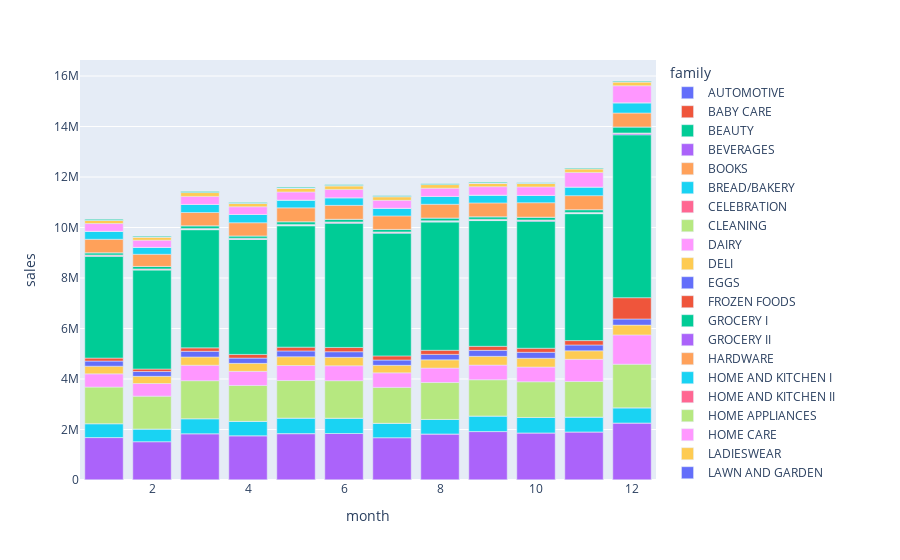

Notebook code cell kept with this figure:
### Code cell
px.bar(x='month', y='sales', data_frame=df_train_stores_2013_grouped, color='family')

### Figure 1 — Plotly figure (JSON) as saved in the notebook; plotly's stock layout.template omitted (floating-point values rounded to 4 significant figures)
{"data": [{"alignmentgroup": "True", "hovertemplate": "family=AUTOMOTIVE<br>month=%{x}<br>sales=%{y}<extra></extra>", "legendgroup": "AUTOMOTIVE", "marker": {"color": "#636efa", "pattern": {"shape": ""}}, "name": "AUTOMOTIVE", "offsetgroup": "AUTOMOTIVE", "orientation": "v", "showlegend": true, "textposition": "auto", "type": "bar", "x": [1, 2, 3, 4, 5, 6, 7, 8, 9, 10, 11, 12], "xaxis": "x", "y": [6557, 7220, 7635, 7485, 9034, 8311, 8508, 8164, 7029, 6803, 7166, 8411], "yaxis": "y"}, {"alignmentgroup": "True", "hovertemplate": "family=BABY CARE<br>month=%{x}<br>sales=%{y}<extra></extra>", "legendgroup": "BABY CARE", "marker": {"color": "#EF553B", "pattern": {"shape": ""}}, "name": "BABY CARE", "offsetgroup": "BABY CARE", "orientation": "v", "showlegend": true, "textposition": "auto", "type": "bar", "x": [1, 2, 3, 4, 5, 6, 7, 8, 9, 10, 11, 12], "xaxis": "x", "y": [0, 0, 0, 0, 0, 0, 0, 0, 0, 0, 0, 0], "yaxis": "y"}, {"alignmentgroup": "True", "hovertemplate": "family=BEAUTY<br>month=%{x}<br>sales=%{y}<extra></extra>", "legendgroup": "BEAUTY", "marker": {"color": "#00cc96", "pattern": {"shape": ""}}, "name": "BEAUTY", "offsetgroup": "BEAUTY", "orientation": "v", "showlegend": true, "textposition": "auto", "type": "bar", "x": [1, 2, 3, 4, 5, 6, 7, 8, 9, 10, 11, 12], "xaxis": "x", "y": [4019, 3747, 3901, 3670, 3716, 3842, 4780, 4720, 3607, 3753, 3446, 4171], "yaxis": "y"}, {"alignmentgroup": "True", "hovertemplate": "family=BEVERAGES<br>month=%{x}<br>sales=%{y}<extra></extra>", "legendgroup": "BEVERAGES", "marker": {"color": "#ab63fa", "pattern": {"shape": ""}}, "name": "BEVERAGES", "offsetgroup": "BEVERAGES", "orientation": "v", "showlegend": true, "textposition": "auto", "type": "bar", "x": [1, 2, 3, 4, 5, 6, 7, 8, 9, 10, 11, 12], "xaxis": "x", "y": [1670653, 1508254, 1822220, 1743121, 1824123, 1829106, 1664465, 1810927, 1908153, 1855355, 1895439, 2246064], "yaxis": "y"}, {"alignmentgroup": "True", "hovertemplate": "family=BOOKS<br>month=%{x}<br>sales=%{y}<extra></extra>", "legendgroup": "BOOKS", "marker": {"color": "#FFA15A", "pattern": {"shape": ""}}, "name": "BOOKS", "offsetgroup": "BOOKS", "orientation": "v", "showlegend": true, "textposition": "auto", "type": "bar", "x": [1, 2, 3, 4, 5, 6, 7, 8, 9, 10, 11, 12], "xaxis": "x", "y": [0, 0, 0, 0, 0, 0, 0, 0, 0, 0, 0, 0], "yaxis": "y"}, {"alignmentgroup": "True", "hovertemplate": "family=BREAD/BAKERY<br>month=%{x}<br>sales=%{y}<extra></extra>", "legendgroup": "BREAD/BAKERY", "marker": {"color": "#19d3f3", "pattern": {"shape": ""}}, "name": "BREAD/BAKERY", "offsetgroup": "BREAD/BAKERY", "orientation": "v", "showlegend": true, "textposition": "auto", "type": "bar", "x": [1, 2, 3, 4, 5, 6, 7, 8, 9, 10, 11, 12], "xaxis": "x", "y": [549800.0, 499800.0, 594000.0, 568600.0, 616000.0, 607800.0, 568500.0, 574400.0, 615400.0, 610600.0, 585900.0, 601300.0], "yaxis": "y"}, {"alignmentgroup": "True", "hovertemplate": "family=CELEBRATION<br>month=%{x}<br>sales=%{y}<extra></extra>", "legendgroup": "CELEBRATION", "marker": {"color": "#FF6692", "pattern": {"shape": ""}}, "name": "CELEBRATION", "offsetgroup": "CELEBRATION", "orientation": "v", "showlegend": true, "textposition": "auto", "type": "bar", "x": [1, 2, 3, 4, 5, 6, 7, 8, 9, 10, 11, 12], "xaxis": "x", "y": [0, 0, 0, 0, 0, 0, 0, 0, 0, 0, 0, 0], "yaxis": "y"}, {"alignmentgroup": "True", "hovertemplate": "family=CLEANING<br>month=%{x}<br>sales=%{y}<extra></extra>", "legendgroup": "CLEANING", "marker": {"color": "#B6E880", "pattern": {"shape": ""}}, "name": "CLEANING", "offsetgroup": "CLEANING", "orientation": "v", "showlegend": true, "textposition": "auto", "type": "bar", "x": [1, 2, 3, 4, 5, 6, 7, 8, 9, 10, 11, 12], "xaxis": "x", "y": [1448851, 1302978, 1505390, 1421226, 1486295, 1483938, 1420483, 1462219, 1435825, 1414118, 1408284, 1724908], "yaxis": "y"}, {"alignmentgroup": "True", "hovertemplate": "family=DAIRY<br>month=%{x}<br>sales=%{y}<extra></extra>", "legendgroup": "DAIRY", "marker": {"color": "#FF97FF", "pattern": {"shape": ""}}, "name": "DAIRY", "offsetgroup": "DAIRY", "orientation": "v", "showlegend": true, "textposition": "auto", "type": "bar", "x": [1, 2, 3, 4, 5, 6, 7, 8, 9, 10, 11, 12], "xaxis": "x", "y": [523737, 499873, 612508, 559590, 595657, 590898, 576927, 572921, 580773, 584096, 880313, 1161600], "yaxis": "y"}, {"alignmentgroup": "True", "hovertemplate": "family=DELI<br>month=%{x}<br>sales=%{y}<extra></extra>", "legendgroup": "DELI", "marker": {"color": "#FECB52", "pattern": {"shape": ""}}, "name": "DELI", "offsetgroup": "DELI", "orientation": "v", "showlegend": true, "textposition": "auto", "type": "bar", "x": [1, 2, 3, 4, 5, 6, 7, 8, 9, 10, 11, 12], "xaxis": "x", "y": [304200.0, 283800.0, 327300.0, 316200.0, 347300.0, 335900.0, 298600.0, 325400.0, 347100.0, 346300.0, 337000.0, 388400.0], "yaxis": "y"}, {"alignmentgroup": "True", "hovertemplate": "family=EGGS<br>month=%{x}<br>sales=%{y}<extra></extra>", "legendgroup": "EGGS", "marker": {"color": "#636efa", "pattern": {"shape": ""}}, "name": "EGGS", "offsetgroup": "EGGS", "orientation": "v", "showlegend": true, "textposition": "auto", "type": "bar", "x": [1, 2, 3, 4, 5, 6, 7, 8, 9, 10, 11, 12], "xaxis": "x", "y": [203442, 190424, 225027, 208200, 229575, 220594, 209272, 216552, 236446, 236916, 230636, 241805], "yaxis": "y"}, {"alignmentgroup": "True", "hovertemplate": "family=FROZEN FOODS<br>month=%{x}<br>sales=%{y}<extra></extra>", "legendgroup": "FROZEN FOODS", "marker": {"color": "#EF553B", "pattern": {"shape": ""}}, "name": "FROZEN FOODS", "offsetgroup": "FROZEN FOODS", "orientation": "v", "showlegend": true, "textposition": "auto", "type": "bar", "x": [1, 2, 3, 4, 5, 6, 7, 8, 9, 10, 11, 12], "xaxis": "x", "y": [118100.0, 98710.0, 135600.0, 145700.0, 150800.0, 170300.0, 163800.0, 163100.0, 161100.0, 161400.0, 173500.0, 844200.0], "yaxis": "y"}, {"alignmentgroup": "True", "hovertemplate": "family=GROCERY I<br>month=%{x}<br>sales=%{y}<extra></extra>", "legendgroup": "GROCERY I", "marker": {"color": "#00cc96", "pattern": {"shape": ""}}, "name": "GROCERY I", "offsetgroup": "GROCERY I", "orientation": "v", "showlegend": true, "textposition": "auto", "type": "bar", "x": [1, 2, 3, 4, 5, 6, 7, 8, 9, 10, 11, 12], "xaxis": "x", "y": [4032240, 3919400, 4679847, 4554014, 4806099, 4919672, 4861947, 5077610, 4979594, 5030378, 5027322, 6451806], "yaxis": "y"}, {"alignmentgroup": "True", "hovertemplate": "family=GROCERY II<br>month=%{x}<br>sales=%{y}<extra></extra>", "legendgroup": "GROCERY II", "marker": {"color": "#ab63fa", "pattern": {"shape": ""}}, "name": "GROCERY II", "offsetgroup": "GROCERY II", "orientation": "v", "showlegend": true, "textposition": "auto", "type": "bar", "x": [1, 2, 3, 4, 5, 6, 7, 8, 9, 10, 11, 12], "xaxis": "x", "y": [27039, 25304, 29500, 29395, 32690, 30786, 30109, 31022, 30629, 30423, 30297, 49683], "yaxis": "y"}, {"alignmentgroup": "True", "hovertemplate": "family=HARDWARE<br>month=%{x}<br>sales=%{y}<extra></extra>", "legendgroup": "HARDWARE", "marker": {"color": "#FFA15A", "pattern": {"shape": ""}}, "name": "HARDWARE", "offsetgroup": "HARDWARE", "orientation": "v", "showlegend": true, "textposition": "auto", "type": "bar", "x": [1, 2, 3, 4, 5, 6, 7, 8, 9, 10, 11, 12], "xaxis": "x", "y": [1612, 1414, 1582, 1423, 1431, 1339, 1164, 1554, 1565, 1424, 1501, 1525], "yaxis": "y"}, {"alignmentgroup": "True", "hovertemplate": "family=HOME AND KITCHEN I<br>month=%{x}<br>sales=%{y}<extra></extra>", "legendgroup": "HOME AND KITCHEN I", "marker": {"color": "#19d3f3", "pattern": {"shape": ""}}, "name": "HOME AND KITCHEN I", "offsetgroup": "HOME AND KITCHEN I", "orientation": "v", "showlegend": true, "textposition": "auto", "type": "bar", "x": [1, 2, 3, 4, 5, 6, 7, 8, 9, 10, 11, 12], "xaxis": "x", "y": [0, 0, 0, 0, 0, 0, 0, 0, 0, 0, 0, 0], "yaxis": "y"}, {"alignmentgroup": "True", "hovertemplate": "family=HOME AND KITCHEN II<br>month=%{x}<br>sales=%{y}<extra></extra>", "legendgroup": "HOME AND KITCHEN II", "marker": {"color": "#FF6692", "pattern": {"shape": ""}}, "name": "HOME AND KITCHEN II", "offsetgroup": "HOME AND KITCHEN II", "orientation": "v", "showlegend": true, "textposition": "auto", "type": "bar", "x": [1, 2, 3, 4, 5, 6, 7, 8, 9, 10, 11, 12], "xaxis": "x", "y": [0, 0, 0, 0, 0, 0, 0, 0, 0, 0, 0, 0], "yaxis": "y"}, {"alignmentgroup": "True", "hovertemplate": "family=HOME APPLIANCES<br>month=%{x}<br>sales=%{y}<extra></extra>", "legendgroup": "HOME APPLIANCES", "marker": {"color": "#B6E880", "pattern": {"shape": ""}}, "name": "HOME APPLIANCES", "offsetgroup": "HOME APPLIANCES", "orientation": "v", "showlegend": true, "textposition": "auto", "type": "bar", "x": [1, 2, 3, 4, 5, 6, 7, 8, 9, 10, 11, 12], "xaxis": "x", "y": [210, 119, 1137, 1067, 1046, 999, 846, 880, 909, 792, 880, 892], "yaxis": "y"}, {"alignmentgroup": "True", "hovertemplate": "family=HOME CARE<br>month=%{x}<br>sales=%{y}<extra></extra>", "legendgroup": "HOME CARE", "marker": {"color": "#FF97FF", "pattern": {"shape": ""}}, "name": "HOME CARE", "offsetgroup": "HOME CARE", "orientation": "v", "showlegend": true, "textposition": "auto", "type": "bar", "x": [1, 2, 3, 4, 5, 6, 7, 8, 9, 10, 11, 12], "xaxis": "x", "y": [0, 0, 0, 0, 0, 0, 0, 0, 0, 0, 0, 0], "yaxis": "y"}, {"alignmentgroup": "True", "hovertemplate": "family=LADIESWEAR<br>month=%{x}<br>sales=%{y}<extra></extra>", "legendgroup": "LADIESWEAR", "marker": {"color": "#FECB52", "pattern": {"shape": ""}}, "name": "LADIESWEAR", "offsetgroup": "LADIESWEAR", "orientation": "v", "showlegend": true, "textposition": "auto", "type": "bar", "x": [1, 2, 3, 4, 5, 6, 7, 8, 9, 10, 11, 12], "xaxis": "x", "y": [0, 0, 0, 0, 0, 0, 0, 0, 0, 0, 0, 0], "yaxis": "y"}, {"alignmentgroup": "True", "hovertemplate": "family=LAWN AND GARDEN<br>month=%{x}<br>sales=%{y}<extra></extra>", "legendgroup": "LAWN AND GARDEN", "marker": {"color": "#636efa", "pattern": {"shape": ""}}, "name": "LAWN AND GARDEN", "offsetgroup": "LAWN AND GARDEN", "orientation": "v", "showlegend": true, "textposition": "auto", "type": "bar", "x": [1, 2, 3, 4, 5, 6, 7, 8, 9, 10, 11, 12], "xaxis": "x", "y": [3808, 3625, 4413, 4029, 4514, 4533, 3980, 4264, 4310, 4406, 4192, 5097], "yaxis": "y"}, {"alignmentgroup": "True", "hovertemplate": "family=LINGERIE<br>month=%{x}<br>sales=%{y}<extra></extra>", "legendgroup": "LINGERIE", "marker": {"color": "#EF553B", "pattern": {"shape": ""}}, "name": "LINGERIE", "offsetgroup": "LINGERIE", "orientation": "v", "showlegend": true, "textposition": "auto", "type": "bar", "x": [1, 2, 3, 4, 5, 6, 7, 8, 9, 10, 11, 12], "xaxis": "x", "y": [18266, 15453, 13302, 12736, 13833, 12484, 12477, 13676, 13137, 12254, 11567, 15449], "yaxis": "y"}, {"alignmentgroup": "True", "hovertemplate": "family=LIQUOR,WINE,BEER<br>month=%{x}<br>sales=%{y}<extra></extra>", "legendgroup": "LIQUOR,WINE,BEER", "marker": {"color": "#00cc96", "pattern": {"shape": ""}}, "name": "LIQUOR,WINE,BEER", "offsetgroup": "LIQUOR,WINE,BEER", "orientation": "v", "showlegend": true, "textposition": "auto", "type": "bar", "x": [1, 2, 3, 4, 5, 6, 7, 8, 9, 10, 11, 12], "xaxis": "x", "y": [88568, 99682, 106233, 92334, 108818, 106692, 98754, 110217, 100412, 111366, 111098, 239186], "yaxis": "y"}, {"alignmentgroup": "True", "hovertemplate": "family=MAGAZINES<br>month=%{x}<br>sales=%{y}<extra></extra>", "legendgroup": "MAGAZINES", "marker": {"color": "#ab63fa", "pattern": {"shape": ""}}, "name": "MAGAZINES", "offsetgroup": "MAGAZINES", "orientation": "v", "showlegend": true, "textposition": "auto", "type": "bar", "x": [1, 2, 3, 4, 5, 6, 7, 8, 9, 10, 11, 12], "xaxis": "x", "y": [0, 0, 0, 0, 0, 0, 0, 0, 0, 0, 0, 0], "yaxis": "y"}, {"alignmentgroup": "True", "hovertemplate": "family=MEATS<br>month=%{x}<br>sales=%{y}<extra></extra>", "legendgroup": "MEATS", "marker": {"color": "#FFA15A", "pattern": {"shape": ""}}, "name": "MEATS", "offsetgroup": "MEATS", "orientation": "v", "showlegend": true, "textposition": "auto", "type": "bar", "x": [1, 2, 3, 4, 5, 6, 7, 8, 9, 10, 11, 12], "xaxis": "x", "y": [533200.0, 480400.0, 525500.0, 521200.0, 547500.0, 549800.0, 536100.0, 543100.0, 548600.0, 572500.0, 554300.0, 550700.0], "yaxis": "y"}, {"alignmentgroup": "True", "hovertemplate": "family=PERSONAL CARE<br>month=%{x}<br>sales=%{y}<extra></extra>", "legendgroup": "PERSONAL CARE", "marker": {"color": "#19d3f3", "pattern": {"shape": ""}}, "name": "PERSONAL CARE", "offsetgroup": "PERSONAL CARE", "orientation": "v", "showlegend": true, "textposition": "auto", "type": "bar", "x": [1, 2, 3, 4, 5, 6, 7, 8, 9, 10, 11, 12], "xaxis": "x", "y": [317716, 274064, 319254, 326543, 308987, 304725, 303655, 310536, 309791, 289730, 342552, 407935], "yaxis": "y"}, {"alignmentgroup": "True", "hovertemplate": "family=PET SUPPLIES<br>month=%{x}<br>sales=%{y}<extra></extra>", "legendgroup": "PET SUPPLIES", "marker": {"color": "#FF6692", "pattern": {"shape": ""}}, "name": "PET SUPPLIES", "offsetgroup": "PET SUPPLIES", "orientation": "v", "showlegend": true, "textposition": "auto", "type": "bar", "x": [1, 2, 3, 4, 5, 6, 7, 8, 9, 10, 11, 12], "xaxis": "x", "y": [0, 0, 0, 0, 0, 0, 0, 0, 0, 0, 0, 0], "yaxis": "y"}, {"alignmentgroup": "True", "hovertemplate": "family=PLAYERS AND ELECTRONICS<br>month=%{x}<br>sales=%{y}<extra></extra>", "legendgroup": "PLAYERS AND ELECTRONICS", "marker": {"color": "#B6E880", "pattern": {"shape": ""}}, "name": "PLAYERS AND ELECTRONICS", "offsetgroup": "PLAYERS AND ELECTRONICS", "orientation": "v", "showlegend": true, "textposition": "auto", "type": "bar", "x": [1, 2, 3, 4, 5, 6, 7, 8, 9, 10, 11, 12], "xaxis": "x", "y": [0, 0, 0, 0, 0, 0, 0, 0, 0, 0, 0, 0], "yaxis": "y"}, {"alignmentgroup": "True", "hovertemplate": "family=POULTRY<br>month=%{x}<br>sales=%{y}<extra></extra>", "legendgroup": "POULTRY", "marker": {"color": "#FF97FF", "pattern": {"shape": ""}}, "name": "POULTRY", "offsetgroup": "POULTRY", "orientation": "v", "showlegend": true, "textposition": "auto", "type": "bar", "x": [1, 2, 3, 4, 5, 6, 7, 8, 9, 10, 11, 12], "xaxis": "x", "y": [304300.0, 284400.0, 318800.0, 305200.0, 321600.0, 327400.0, 313600.0, 326400.0, 332700.0, 336500.0, 576800.0, 672200.0], "yaxis": "y"}, {"alignmentgroup": "True", "hovertemplate": "family=PREPARED FOODS<br>month=%{x}<br>sales=%{y}<extra></extra>", "legendgroup": "PREPARED FOODS", "marker": {"color": "#FECB52", "pattern": {"shape": ""}}, "name": "PREPARED FOODS", "offsetgroup": "PREPARED FOODS", "orientation": "v", "showlegend": true, "textposition": "auto", "type": "bar", "x": [1, 2, 3, 4, 5, 6, 7, 8, 9, 10, 11, 12], "xaxis": "x", "y": [136500.0, 127100.0, 151300.0, 131100.0, 142400.0, 142000.0, 141200.0, 142400.0, 136700.0, 134000.0, 141700.0, 150100.0], "yaxis": "y"}, {"alignmentgroup": "True", "hovertemplate": "family=PRODUCE<br>month=%{x}<br>sales=%{y}<extra></extra>", "legendgroup": "PRODUCE", "marker": {"color": "#636efa", "pattern": {"shape": ""}}, "name": "PRODUCE", "offsetgroup": "PRODUCE", "orientation": "v", "showlegend": true, "textposition": "auto", "type": "bar", "x": [1, 2, 3, 4, 5, 6, 7, 8, 9, 10, 11, 12], "xaxis": "x", "y": [0, 0, 4037, 6308, 8836, 8631, 7463, 8118, 6821, 5910, 6887, 9794], "yaxis": "y"}, {"alignmentgroup": "True", "hovertemplate": "family=SCHOOL AND OFFICE SUPPLIES<br>month=%{x}<br>sales=%{y}<extra></extra>", "legendgroup": "SCHOOL AND OFFICE SUPPLIES", "marker": {"color": "#EF553B", "pattern": {"shape": ""}}, "name": "SCHOOL AND OFFICE SUPPLIES", "offsetgroup": "SCHOOL AND OFFICE SUPPLIES", "orientation": "v", "showlegend": true, "textposition": "auto", "type": "bar", "x": [1, 2, 3, 4, 5, 6, 7, 8, 9, 10, 11, 12], "xaxis": "x", "y": [0, 0, 0, 0, 0, 0, 0, 0, 0, 0, 0, 0], "yaxis": "y"}, {"alignmentgroup": "True", "hovertemplate": "family=SEAFOOD<br>month=%{x}<br>sales=%{y}<extra></extra>", "legendgroup": "SEAFOOD", "marker": {"color": "#00cc96", "pattern": {"shape": ""}}, "name": "SEAFOOD", "offsetgroup": "SEAFOOD", "orientation": "v", "showlegend": true, "textposition": "auto", "type": "bar", "x": [1, 2, 3, 4, 5, 6, 7, 8, 9, 10, 11, 12], "xaxis": "x", "y": [34950.0, 33290.0, 40080.0, 34300.0, 37460.0, 29590.0, 30670.0, 29600.0, 32330.0, 26730.0, 25740.0, 27820.0], "yaxis": "y"}], "layout": {"barmode": "relative", "legend": {"title": {"text": "family"}, "tracegroupgap": 0}, "margin": {"t": 60}, "xaxis": {"anchor": "y", "domain": [0, 1], "title": {"text": "month"}}, "yaxis": {"anchor": "x", "domain": [0, 1], "title": {"text": "sales"}}}}
